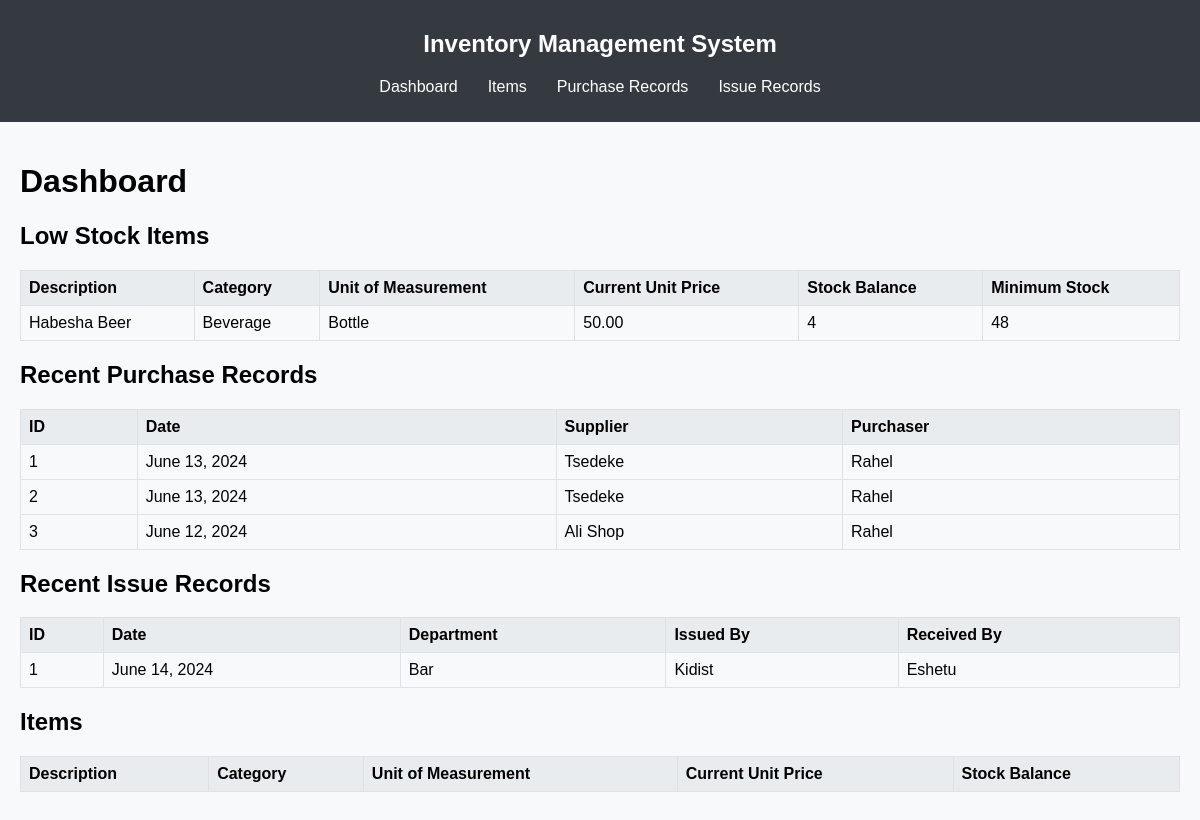
The app's page /, older data.
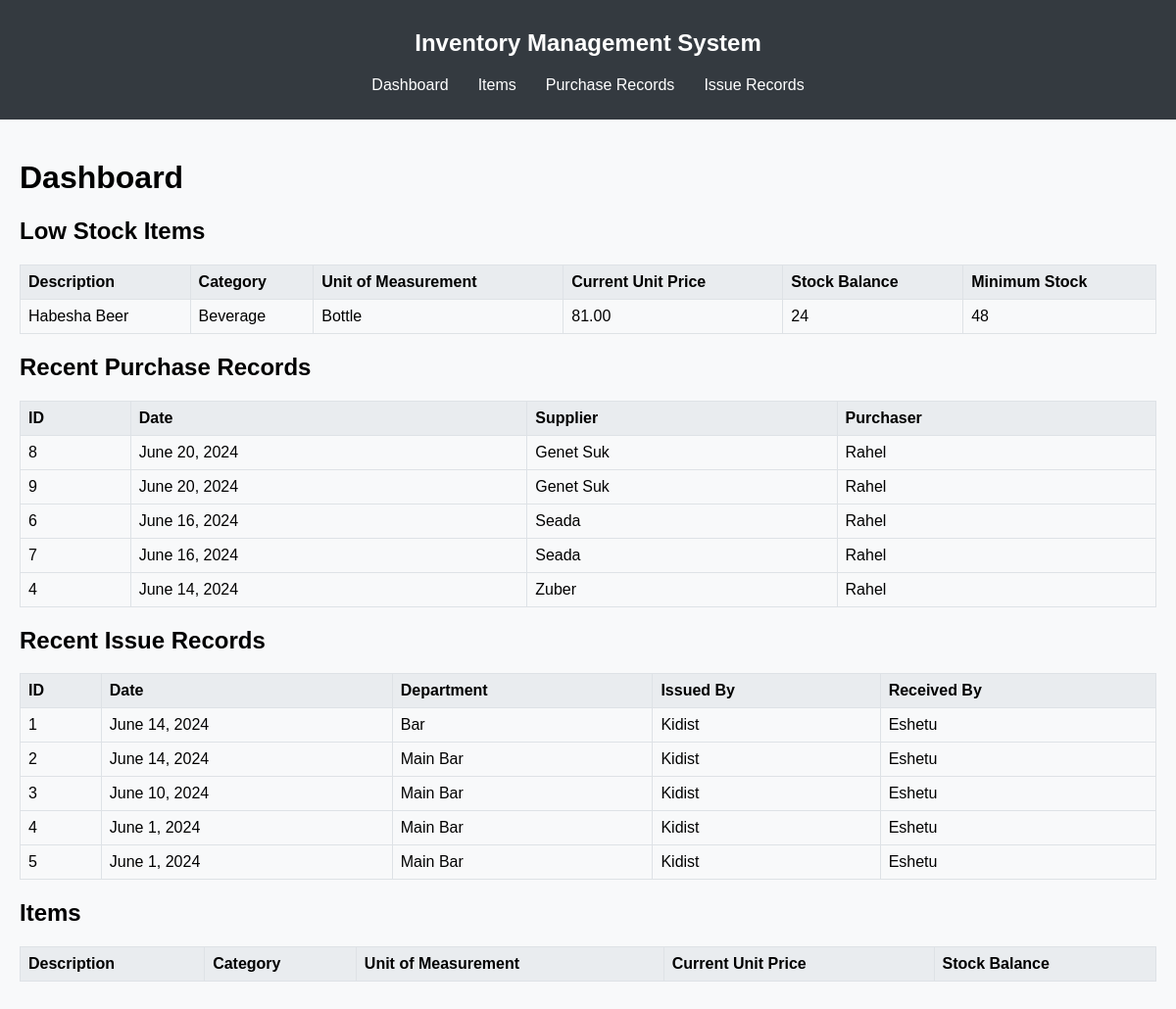
The same page, newer data.
### store/models.py (models this page shows, shortened)
class Item(models.Model):
    CATEGORY_CHOICES = [
        ('Beverage', 'Beverage'),
        ('Food Provision', 'Food Provision'),
        ('Sanitary', 'Sanitary'),
        ('Maintenance', 'Maintenance'),
        ('Service Aid', 'Service Aid'),
        ('Stationary', 'Stationary'),
        ('Sundry', 'Sundry'),
        ('Fresh Baazar', 'Fresh Baazar'),
    ]
    description = models.CharField(max_length=255)
    category = models.CharField(max_length=50, choices=CATEGORY_CHOICES)
    unit_of_measurement = models.CharField(max_length=50)
    current_unit_price = models.DecimalField(max_digits=10, decimal_places=2)
    stock_balance = models.IntegerField()
    minimum_stock = models.IntegerField()

class PurchaseRecord(models.Model):
    date = models.DateField(default=timezone.now)
    supplier = models.CharField(max_length=255)
    purchaser = models.CharField(max_length=255)
    upload_receipt = models.FileField(upload_to='receipts/', blank=True, null=True)

class IssueRecord(models.Model):
    date = models.DateField(default=timezone.now)
    department = models.CharField(max_length=255)
    issued_by = models.CharField(max_length=255)
    received_by = models.CharField(max_length=255)

### store/views.py (the view)
# urls.py: path('', views.dashboard, name='dashboard'),
def dashboard(request):
    recent_purchase_records = PurchaseRecord.objects.order_by('-date')[:5]
    recent_issue_records = IssueRecord.objects.order_by('-date')[:5]
    low_stock_items = Item.objects.filter(stock_balance__lt=F('minimum_stock'))
    context = {
        'recent_purchase_records': recent_purchase_records,
        'recent_issue_records': recent_issue_records,
        'low_stock_items': low_stock_items,
    }
    return render(request, 'store/dashboard.html', context)

### store/templates/store/dashboard.html (shortened to what this page needs)
{% extends 'base.html' %}
{% block content %}
<h1>Dashboard</h1>
<h2>Low Stock Items</h2>
<table>
    <tr>
        <th>Description</th>
        <th>Category</th>
        <th>Unit of Measurement</th>
        <th>Current Unit Price</th>
        <th>Stock Balance</th>
        <th>Minimum Stock</th>
    </tr>
    {% for item in low_stock_items %}
    <tr>
        <td>{{ item.description }}</td>
        <td>{{ item.category }}</td>
        <td>{{ item.unit_of_measurement }}</td>
        <td>{{ item.current_unit_price }}</td>
        <td>{{ item.stock_balance }}</td>
        <td>{{ item.minimum_stock }}</td>
    </tr>
    {% endfor %}
</table>
<h2>Recent Purchase Records</h2>
<table>
    <tr>
        <th>ID</th>
        <th>Date</th>
        <th>Supplier</th>
        <th>Purchaser</th>
    </tr>
    {% for record in recent_purchase_records %}
    <tr>
        <td>{{ record.id }}</td>
        <td>{{ record.date }}</td>
        <td>{{ record.supplier }}</td>
        <td>{{ record.purchaser }}</td>
    </tr>
    {% endfor %}
</table>
<h2>Recent Issue Records</h2>
<table>
    <tr>
        <th>ID</th>
        <th>Date</th>
        <th>Department</th>
        <th>Issued By</th>
        <th>Received By</th>
    </tr>
    {% for record in recent_issue_records %}
    <tr>
        <td>{{ record.id }}</td>
        <td>{{ record.date }}</td>
        <td>{{ record.department }}</td>
        <td>{{ record.issued_by }}</td>
        <td>{{ record.received_by }}</td>
    </tr>
    {% endfor %}
</table>
<h2>Items</h2>
<table>
    <tr>
        <th>Description</th>
        <th>Category</th>
        <th>Unit of Measurement</th>
        <th>Current Unit Price</th>
        <th>Stock Balance</th>
    </tr>
</table>
{% endblock %}

Row changes from the older to the newer data that the page shows:
no longer on this page (row unchanged): PurchaseRecord: id "1", date "June 13, 2024", supplier "Tsedeke", purchaser "Rahel"
no longer on this page (row unchanged): PurchaseRecord: id "2", date "June 13, 2024", supplier "Tsedeke", purchaser "Rahel"
no longer on this page (row unchanged): PurchaseRecord: id "3", date "June 12, 2024", supplier "Ali Shop", purchaser "Rahel"
changed Item "Habesha Beer": current_unit_price "50.00" → "81.00"; stock_balance "4" → "24"
added PurchaseRecord: id "8", date "June 20, 2024", supplier "Genet Suk", purchaser "Rahel"
added PurchaseRecord: id "9", date "June 20, 2024", supplier "Genet Suk", purchaser "Rahel"
added PurchaseRecord: id "6", date "June 16, 2024", supplier "Seada", purchaser "Rahel"
added PurchaseRecord: id "7", date "June 16, 2024", supplier "Seada", purchaser "Rahel"
added PurchaseRecord: id "4", date "June 14, 2024", supplier "Zuber", purchaser "Rahel"
added IssueRecord: id "2", date "June 14, 2024", department "Main Bar", issued_by "Kidist", received_by "Eshetu"
added IssueRecord: id "3", date "June 10, 2024", department "Main Bar", issued_by "Kidist", received_by "Eshetu"
added IssueRecord: id "4", date "June 1, 2024", department "Main Bar", issued_by "Kidist", received_by "Eshetu"
added IssueRecord: id "5", date "June 1, 2024", department "Main Bar", issued_by "Kidist", received_by "Eshetu"
